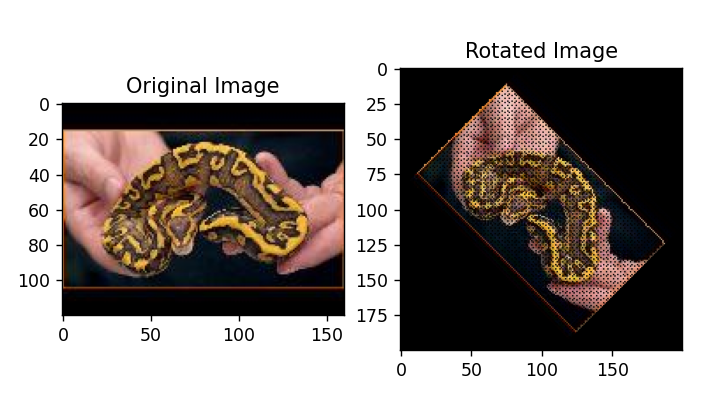

This chart was generated by the following Python code:
import imageio as img
import numpy as np
import matplotlib.pyplot as plt

def rotate_image(image, degree):
    # Convert degrees to radians
    radian = np.radians(degree)
    cos_val, sin_val = np.cos(radian), np.sin(radian)

    # Get the original image dimensions
    height, width = image.shape[:2]

    # Calculate new image dimensions to fit rotated image
    max_dim = int(np.sqrt(height**2 + width**2))
    output_image = np.zeros((max_dim, max_dim, image.shape[2]), dtype=image.dtype)

    # Calculate center of the new output image
    center_y, center_x = max_dim // 2, max_dim // 2

    # Rotate each pixel from the original image
    for y in range(-height // 2, height // 2):
        for x in range(-width // 2, width // 2):
            new_x = int(cos_val * x - sin_val * y + center_x)
            new_y = int(sin_val * x + cos_val * y + center_y)

            # Check if the new coordinates are within the bounds of the output image
            if 0 <= new_x < max_dim and 0 <= new_y < max_dim:
                output_image[new_y, new_x] = image[y + height // 2, x + width // 2]

    return output_image

# Load the image
image_path = "C:\\Users\\muham\\OneDrive\\Gambar\\534826.jpg"
image = img.imread(image_path)

# Rotate the image by 45 degrees
rotated_image = rotate_image(image, 45)

# Display the original and rotated images
plt.subplot(1, 2, 1)
plt.imshow(image)
plt.title("Original Image")

plt.subplot(1, 2, 2)
plt.imshow(rotated_image)
plt.title("Rotated Image")

plt.show()
